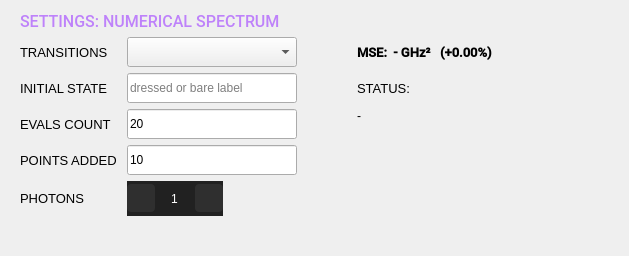
         <widget class="QWidget" name="prefitPage">
          <property name="sizePolicy">
           <sizepolicy hsizetype="Expanding" vsizetype="Preferred">
            <horstretch>0</horstretch>
            <verstretch>0</verstretch>
           </sizepolicy>
          </property>
          <layout class="QHBoxLayout" name="horizontalLayout_9">
           <property name="leftMargin">
            <number>0</number>
           </property>
           <property name="topMargin">
            <number>12</number>
           </property>
           <property name="rightMargin">
            <number>0</number>
           </property>
           <property name="bottomMargin">
            <number>0</number>
           </property>
           <item>
            <widget class="QFrame" name="frame_4">
             <property name="minimumSize">
              <size>
               <width>0</width>
               <height>0</height>
              </size>
             </property>
             <property name="maximumSize">
              <size>
               <width>16777215</width>
               <height>16777215</height>
              </size>
             </property>
             <property name="accessibleDescription">
              <string/>
             </property>
             <property name="frameShape">
              <enum>QFrame::NoFrame</enum>
             </property>
             <property name="frameShadow">
              <enum>QFrame::Raised</enum>
             </property>
             <layout class="QGridLayout" name="gridLayout_3">
              <property name="leftMargin">
               <number>20</number>
              </property>
              <property name="topMargin">
               <number>0</number>
              </property>
              <property name="rightMargin">
               <number>20</number>
              </property>
              <property name="bottomMargin">
               <number>0</number>
              </property>
              <property name="horizontalSpacing">
               <number>0</number>
              </property>
              <property name="verticalSpacing">
               <number>-1</number>
              </property>
              <item row="3" column="6">
               <widget class="QLabel" name="mseLabel">
                <property name="sizePolicy">
                 <sizepolicy hsizetype="Fixed" vsizetype="Preferred">
                  <horstretch>0</horstretch>
                  <verstretch>0</verstretch>
                 </sizepolicy>
                </property>
                <property name="minimumSize">
                 <size>
                  <width>200</width>
                  <height>0</height>
                 </size>
                </property>
                <property name="font">
                 <font>
                  <family>Roboto Medium</family>
                  <pointsize>-1</pointsize>
                  <bold>true</bold>
                 </font>
                </property>
                <property name="styleSheet">
                 <string notr="true">font-size: 13px</string>
                </property>
                <property name="text">
                 <string>MSE:  - GHz²   (+0.00%)</string>
                </property>
               </widget>
              </item>
              <item row="6" column="2">
               <widget class="IntLineEdit" name="pointsAddLineEdit">
                <property name="sizePolicy">
                 <sizepolicy hsizetype="Fixed" vsizetype="Fixed">
                  <horstretch>0</horstretch>
                  <verstretch>0</verstretch>
                 </sizepolicy>
                </property>
                <property name="minimumSize">
                 <size>
                  <width>170</width>
                  <height>30</height>
                 </size>
                </property>
                <property name="maximumSize">
                 <size>
                  <width>16777215</width>
                  <height>30</height>
                 </size>
                </property>
                <property name="text">
                 <string>10</string>
                </property>
                <property name="placeholderText">
                 <string># of x value for spectrum sweep</string>
                </property>
               </widget>
              </item>
              <item row="3" column="0">
               <widget class="QLabel" name="label_44">
                <property name="sizePolicy">
                 <sizepolicy hsizetype="Fixed" vsizetype="Preferred">
                  <horstretch>0</horstretch>
                  <verstretch>0</verstretch>
                 </sizepolicy>
                </property>
                <property name="styleSheet">
                 <string notr="true">font-size: 13px</string>
                </property>
                <property name="text">
                 <string>TRANSITIONS</string>
                </property>
               </widget>
              </item>
              <item row="6" column="0">
               <widget class="QLabel" name="label_43">
                <property name="sizePolicy">
                 <sizepolicy hsizetype="Fixed" vsizetype="Preferred">
                  <horstretch>0</horstretch>
                  <verstretch>0</verstretch>
                 </sizepolicy>
                </property>
                <property name="styleSheet">
                 <string notr="true">font-size: 13px</string>
                </property>
                <property name="text">
                 <string>POINTS ADDED</string>
                </property>
               </widget>
              </item>
              <item row="3" column="7">
               <widget class="QPushButton" name="prefitResultHelpPushButton">
                <property name="sizePolicy">
                 <sizepolicy hsizetype="Preferred" vsizetype="Preferred">
                  <horstretch>0</horstretch>
                  <verstretch>0</verstretch>
                 </sizepolicy>
                </property>
                <property name="styleSheet">
                 <string notr="true">QPushButton {
    border: none;
    background: none;
}</string>
                </property>
                <property name="text">
                 <string/>
                </property>
                <property name="icon">
                 <iconset resource="resources.qrc">
                  <normaloff>:/icons/svg/question-circle.svg</normaloff>:/icons/svg/question-circle.svg</iconset>
                </property>
                <property name="iconSize">
                 <size>
                  <width>23</width>
                  <height>23</height>
                 </size>
                </property>
               </widget>
              </item>
              <item row="3" column="4">
               <spacer name="horizontalSpacer_32">
                <property name="orientation">
                 <enum>Qt::Horizontal</enum>
                </property>
                <property name="sizeType">
                 <enum>QSizePolicy::Fixed</enum>
                </property>
                <property name="sizeHint" stdset="0">
                 <size>
                  <width>60</width>
                  <height>20</height>
                 </size>
                </property>
               </spacer>
              </item>
              <item row="3" column="10">
               <spacer name="horizontalSpacer_8">
                <property name="orientation">
                 <enum>Qt::Horizontal</enum>
                </property>
                <property name="sizeType">
                 <enum>QSizePolicy::Expanding</enum>
                </property>
                <property name="sizeHint" stdset="0">
                 <size>
                  <width>20</width>
                  <height>20</height>
                 </size>
                </property>
               </spacer>
              </item>
              <item row="7" column="0">
               <widget class="QLabel" name="label_33">
                <property name="styleSheet">
                 <string notr="true">font-size: 13px</string>
                </property>
                <property name="text">
                 <string>PHOTONS</string>
                </property>
               </widget>
              </item>
              <item row="0" column="0" colspan="5">
               <widget class="QWidget" name="numericalSpectrumSettingsTitleWidget" native="true">
                <layout class="QHBoxLayout" name="horizontalLayout_6">
                 <property name="spacing">
                  <number>0</number>
                 </property>
                 <property name="leftMargin">
                  <number>0</number>
                 </property>
                 <property name="topMargin">
                  <number>0</number>
                 </property>
                 <property name="rightMargin">
                  <number>16</number>
                 </property>
                 <property name="bottomMargin">
                  <number>0</number>
                 </property>
                 <item>
                  <widget class="QLabel" name="numericalSpectrumSettingsLabel">
                   <property name="sizePolicy">
                    <sizepolicy hsizetype="Preferred" vsizetype="Fixed">
                     <horstretch>0</horstretch>
                     <verstretch>0</verstretch>
                    </sizepolicy>
                   </property>
                   <property name="font">
                    <font>
                     <family>Roboto Medium</family>
                     <pointsize>-1</pointsize>
                     <italic>false</italic>
                     <fontweight>Light</fontweight>
                    </font>
                   </property>
                   <property name="styleSheet">
                    <string notr="true">color: rgb(190, 130, 250);
 font-size: 16px;</string>
                   </property>
                   <property name="text">
                    <string>SETTINGS: NUMERICAL SPECTRUM</string>
                   </property>
                   <property name="alignment">
                    <set>Qt::AlignLeading|Qt::AlignLeft|Qt::AlignTop</set>
                   </property>
                  </widget>
                 </item>
                 <item>
                  <widget class="QPushButton" name="numericalSpectrumSettingsHelpPushButton">
                   <property name="sizePolicy">
                    <sizepolicy hsizetype="Minimum" vsizetype="Fixed">
                     <horstretch>0</horstretch>
                     <verstretch>0</verstretch>
                    </sizepolicy>
                   </property>
                   <property name="styleSheet">
                    <string notr="true">QPushButton {
    border: none;
    background: none;
}</string>
                   </property>
                   <property name="text">
                    <string/>
                   </property>
                   <property name="icon">
                    <iconset resource="resources.qrc">
                     <normaloff>:/icons/svg/question-circle.svg</normaloff>:/icons/svg/question-circle.svg</iconset>
                   </property>
                   <property name="iconSize">
                    <size>
                     <width>23</width>
                     <height>23</height>
                    </size>
                   </property>
                  </widget>
                 </item>
                </layout>
               </widget>
              </item>
              <item row="5" column="0">
               <widget class="QLabel" name="label_42">
                <property name="sizePolicy">
                 <sizepolicy hsizetype="Fixed" vsizetype="Preferred">
                  <horstretch>0</horstretch>
                  <verstretch>0</verstretch>
                 </sizepolicy>
                </property>
                <property name="styleSheet">
                 <string notr="true">font-size: 13px</string>
                </property>
                <property name="text">
                 <string>EVALS COUNT</string>
                </property>
               </widget>
              </item>
              <item row="3" column="2" colspan="2">
               <widget class="QComboBox" name="subsysComboBox">
                <property name="sizePolicy">
                 <sizepolicy hsizetype="Fixed" vsizetype="Fixed">
                  <horstretch>0</horstretch>
                  <verstretch>0</verstretch>
                 </sizepolicy>
                </property>
                <property name="minimumSize">
                 <size>
                  <width>170</width>
                  <height>30</height>
                 </size>
                </property>
                <property name="maximumSize">
                 <size>
                  <width>16777215</width>
                  <height>30</height>
                 </size>
                </property>
                <property name="styleSheet">
                 <string notr="true"/>
                </property>
                <property name="sizeAdjustPolicy">
                 <enum>QComboBox::AdjustToMinimumContentsLengthWithIcon</enum>
                </property>
               </widget>
              </item>
              <item row="4" column="2">
               <widget class="StateLineEdit" name="initStateLineEdit">
                <property name="sizePolicy">
                 <sizepolicy hsizetype="Fixed" vsizetype="Fixed">
                  <horstretch>0</horstretch>
                  <verstretch>0</verstretch>
                 </sizepolicy>
                </property>
                <property name="minimumSize">
                 <size>
                  <width>170</width>
                  <height>30</height>
                 </size>
                </property>
                <property name="maximumSize">
                 <size>
                  <width>16777215</width>
                  <height>30</height>
                 </size>
                </property>
                <property name="placeholderText">
                 <string>dressed or bare label</string>
                </property>
               </widget>
              </item>
              <item row="5" column="2" colspan="2">
               <widget class="IntLineEdit" name="evalsCountLineEdit">
                <property name="sizePolicy">
                 <sizepolicy hsizetype="Fixed" vsizetype="Fixed">
                  <horstretch>0</horstretch>
                  <verstretch>0</verstretch>
                 </sizepolicy>
                </property>
                <property name="minimumSize">
                 <size>
                  <width>170</width>
                  <height>30</height>
                 </size>
                </property>
                <property name="maximumSize">
                 <size>
                  <width>16777215</width>
                  <height>30</height>
                 </size>
                </property>
                <property name="text">
                 <string>20</string>
                </property>
               </widget>
              </item>
              <item row="4" column="6">
               <widget class="QLabel" name="label_46">
                <property name="sizePolicy">
                 <sizepolicy hsizetype="Maximum" vsizetype="Preferred">
                  <horstretch>0</horstretch>
                  <verstretch>0</verstretch>
                 </sizepolicy>
                </property>
                <property name="maximumSize">
                 <size>
                  <width>200</width>
                  <height>16777215</height>
                 </size>
                </property>
                <property name="styleSheet">
                 <string notr="true">font-size: 13px</string>
                </property>
                <property name="text">
                 <string>STATUS:</string>
                </property>
               </widget>
              </item>
              <item row="8" column="0">
               <spacer name="verticalSpacer_5">
                <property name="orientation">
                 <enum>Qt::Vertical</enum>
                </property>
                <property name="sizeHint" stdset="0">
                 <size>
                  <width>20</width>
                  <height>40</height>
                 </size>
                </property>
               </spacer>
              </item>
              <item row="4" column="0">
               <widget class="QLabel" name="label">
                <property name="sizePolicy">
                 <sizepolicy hsizetype="Fixed" vsizetype="Preferred">
                  <horstretch>0</horstretch>
                  <verstretch>0</verstretch>
                 </sizepolicy>
                </property>
                <property name="styleSheet">
                 <string notr="true">font-size: 13px</string>
                </property>
                <property name="text">
                 <string>INITIAL STATE</string>
                </property>
               </widget>
              </item>
              <item row="5" column="1">
               <spacer name="horizontalSpacer_33">
                <property name="orientation">
                 <enum>Qt::Horizontal</enum>
                </property>
                <property name="sizeType">
                 <enum>QSizePolicy::Fixed</enum>
                </property>
                <property name="sizeHint" stdset="0">
                 <size>
                  <width>10</width>
                  <height>20</height>
                 </size>
                </property>
               </spacer>
              </item>
              <item row="7" column="2">
               <widget class="QSpinBox" name="prefitPhotonSpinBox">
                <property name="sizePolicy">
                 <sizepolicy hsizetype="Fixed" vsizetype="Fixed">
                  <horstretch>0</horstretch>
                  <verstretch>0</verstretch>
                 </sizepolicy>
                </property>
                <property name="minimumSize">
                 <size>
                  <width>96</width>
                  <height>35</height>
                 </size>
                </property>
                <property name="styleSheet">
                 <string notr="true">QSpinBox {
    color: #FFFFFF;
    background-color: #212121;
	height: 28px;
    width: 28px; 
    background-image: url(:/images/spin_box_bg.svg) 1;
    background-repeat: no-repeat;
    background-position: center center;
    background-origin: content;
   /*padding: -5px 0px -14px 0px;*/
}

QSpinBox::up-button {
    subcontrol-origin: border;
    subcontrol-position: right; /* position at the top right corner */
	height: 28px;
    width: 28px; 
	background-color: #2F2F2F;
    border-radius: 4px;
}

QSpinBox::down-button {
    subcontrol-origin: border;
    subcontrol-position: left; /* position at the top right corner */
	height: 28px;
    width: 28px;
	background-color: #2F2F2F;
    border-radius: 4px;
    border: 1px;
}

QSpinBox::up-arrow {
    width: 20px;
    height: 20px;
    image: url(:/icons/svg/plus.svg) 1;
}

QSpinBox::up-arrow:pressed {
    width: 20px;
    height: 20px;
    image: url(:/icons/svg/plus-pressed.svg) 1;
}

QSpinBox::down-arrow {
    image: url(:/icons/svg/minus.svg) 1;
    width: 20px;
    height: 20px;
}

QSpinBox::down-arrow:pressed {
    image: url(:/icons/svg/minus-pressed.svg) 1;
    width: 20px;
    height: 20px;
}

QSpinBox::up-button:pressed {
    background-color: #262626;
}

QSpinBox::down-button:pressed {
    background-color: #262626;
}</string>
                </property>
                <property name="alignment">
                 <set>Qt::AlignCenter</set>
                </property>
                <property name="minimum">
                 <number>1</number>
                </property>
               </widget>
              </item>
              <item row="5" column="6" colspan="5">
               <widget class="QLabel" name="statusTextLabel">
                <property name="text">
                 <string>-</string>
                </property>
                <property name="alignment">
                 <set>Qt::AlignLeading|Qt::AlignLeft|Qt::AlignTop</set>
                </property>
                <property name="wordWrap">
                 <bool>true</bool>
                </property>
                <property name="margin">
                 <number>5</number>
                </property>
               </widget>
              </item>
             </layout>
            </widget>
           </item>
          </layout>
         </widget>
